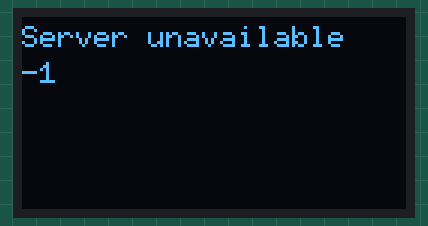
This sketch was run on a simulated ESP32. On the bench: 128×64 one-colour display. WiFi joins after 1.5 s; servers stay silent unless stated; what the sketch prints to the serial monitor is not drawn.

Above: at 2.0 s.

The sketch:

esp32_oled.ino
```cpp
#include <ArduinoJson.h>
#include <HTTPClient.h>
#include <U8g2lib.h>
#include <WiFi.h>
#include <WiFiClientSecure.h>
#include <Wire.h>

const char *WIFI_SSID = "10S";
const char *WIFI_PASSWORD = "11111111";
// Codespaces exposes Flask through this public HTTPS port-forward URL.
const char *SUMMARY_URL = "https://sturdy-succotash-4jqwqjrj7rj92qgv-5000.app.github.dev/api/display_summary";

// Use the constructor that matches the actual controller and panel size.
// The attached display is a 128x64 panel: use the full-height constructor.
#define OLED_IS_SH1106 0
#define OLED_IS_128X32 0
#define OLED_SDA 21
#define OLED_SCL 22
#define OLED_ADDRESS 0x3C

#if OLED_IS_SH1106
U8G2_SH1106_128X64_NONAME_F_HW_I2C display(U8G2_R0, U8X8_PIN_NONE);
#elif OLED_IS_128X32
U8G2_SSD1306_128X32_UNIVISION_F_HW_I2C display(U8G2_R0, U8X8_PIN_NONE);
#else
U8G2_SSD1306_128X64_NONAME_F_HW_I2C display(U8G2_R0, U8X8_PIN_NONE);
#endif
unsigned long lastPoll = 0;
const unsigned long POLL_INTERVAL_MS = 1500;
bool hasSummary = false;

struct SummaryState {
  int total;
  int unrecognized;
  int aPlus;
  int bPlus;
  int abPlus;
  int oPlus;
};

SummaryState currentSummary = {0, 0, 0, 0, 0, 0};

void showMessage(const char *line1, const char *line2 = "") {
  display.clearBuffer();
  display.setFont(u8g2_font_6x10_tf);
  display.drawStr(0, 10, line1);
  display.drawStr(0, 22, line2);
  display.sendBuffer();
}

void scanI2C() {
  Serial.println("I2C scan:");
  for (uint8_t address = 1; address < 127; address++) {
    Wire.beginTransmission(address);
    if (Wire.endTransmission() == 0) {
      Serial.printf("Found OLED/device at 0x%02X\n", address);
    }
  }
}

void connectWifi() {
  if (WiFi.status() == WL_CONNECTED) {
    return;
  }

  showMessage("Connecting WiFi...", WIFI_SSID);
  WiFi.mode(WIFI_STA);
  WiFi.begin(WIFI_SSID, WIFI_PASSWORD);

  unsigned long started = millis();
  while (WiFi.status() != WL_CONNECTED && millis() - started < 15000) {
    delay(250);
  }

  if (WiFi.status() == WL_CONNECTED) {
    Serial.print("ESP32 IP: ");
    Serial.println(WiFi.localIP());
    Serial.print("Flask URL: ");
    Serial.println(SUMMARY_URL);
  } else {
    Serial.println("WiFi connection failed");
  }
}

bool summaryChanged(const SummaryState &next) {
  return !hasSummary ||
         next.total != currentSummary.total ||
         next.unrecognized != currentSummary.unrecognized ||
         next.aPlus != currentSummary.aPlus ||
         next.bPlus != currentSummary.bPlus ||
         next.abPlus != currentSummary.abPlus ||
         next.oPlus != currentSummary.oPlus;
}

void drawSummary(const SummaryState &summary) {
  if (!summaryChanged(summary)) {
    return;
  }

  currentSummary = summary;
  hasSummary = true;

  display.clearBuffer();
  display.setFont(u8g2_font_6x10_tf);
#if OLED_IS_128X32
  char line[24];
  snprintf(line, sizeof(line), "D:%d U:%d", summary.total, summary.unrecognized);
  display.drawStr(0, 9, line);
  snprintf(line, sizeof(line), "A:%d B:%d", summary.aPlus, summary.bPlus);
  display.drawStr(0, 19, line);
  snprintf(line, sizeof(line), "AB:%d O:%d", summary.abPlus, summary.oPlus);
  display.drawStr(0, 29, line);
#else
  char line[32];
  display.setFont(u8g2_font_7x13B_tf);
  snprintf(line, sizeof(line), "DETECTED: %d", summary.total);
  display.drawStr(4, 13, line);
  snprintf(line, sizeof(line), "UNKNOWN: %d", summary.unrecognized);
  display.drawStr(4, 27, line);
  snprintf(line, sizeof(line), "A+:%d  B+:%d", summary.aPlus, summary.bPlus);
  display.drawStr(4, 43, line);
  snprintf(line, sizeof(line), "AB+:%d O+:%d", summary.abPlus, summary.oPlus);
  display.drawStr(4, 59, line);
#endif
  display.sendBuffer();
}

void fetchSummary() {
  if (WiFi.status() != WL_CONNECTED) {
    connectWifi();
    if (WiFi.status() != WL_CONNECTED) {
      showMessage("WiFi unavailable", "Retrying...");
      return;
    }
  }

  WiFiClientSecure client;
  // The forwarded URL uses a public certificate. This avoids certificate
  // bundle issues on the ESP32; use a CA certificate for production devices.
  client.setInsecure();
  HTTPClient http;
  http.setTimeout(3000);
  if (!http.begin(client, SUMMARY_URL)) {
    showMessage("HTTP setup failed");
    return;
  }

  int status = http.GET();
  if (status == HTTP_CODE_OK) {
    JsonDocument doc;
    DeserializationError error = deserializeJson(doc, http.getString());
    if (error) {
      showMessage("Invalid server data");
    } else {
      JsonObject categories = doc["categories"];
      SummaryState next = {
        doc["total"] | 0,
        doc["unrecognized"] | 0,
        categories["A+"] | 0,
        categories["B+"] | 0,
        categories["AB+"] | 0,
        categories["O+"] | 0,
      };
      drawSummary(next);
    }
  } else {
    Serial.print("HTTP request failed, code: ");
    Serial.println(status);
    showMessage("Server unavailable", String(status).c_str());
  }
  http.end();
}

void setup() {
  Serial.begin(115200);
  Wire.begin(OLED_SDA, OLED_SCL);
  Wire.setClock(100000);
  delay(100);
  scanI2C();

  display.setI2CAddress(OLED_ADDRESS << 1);
  display.begin();
  display.clearBuffer();
  display.sendBuffer();
  showMessage("Starting BloodLY...");
  connectWifi();
  fetchSummary();
}

void loop() {
  if (millis() - lastPoll >= POLL_INTERVAL_MS) {
    lastPoll = millis();
    fetchSummary();
  }
}
```
